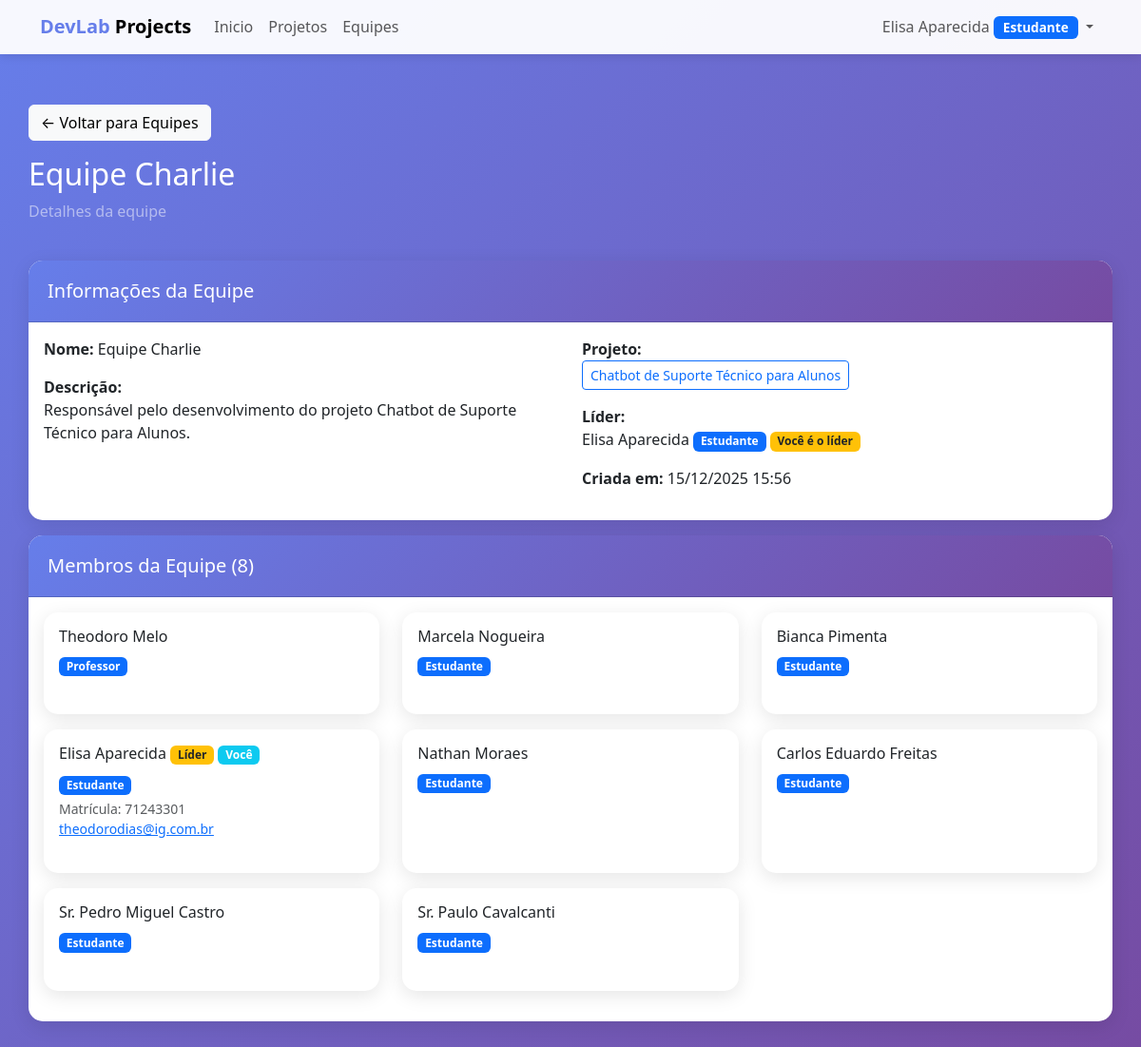
Screenshot of /equipes/8/ (signed in) with the database file from the repository.
### meuapp/models.py (models this page shows, shortened)
class Usuario(AbstractUser):
    TIPO_CHOICES = [
        ('coordenador', 'Coordenador'),
        ('professor', 'Professor'),
        ('estudante', 'Estudante'),
    ]
    tipo = models.CharField(max_length=20, choices=TIPO_CHOICES, default='estudante')
    matricula = models.CharField(max_length=20, unique=True, null=True, blank=True)
    cpf = models.CharField(max_length=11, unique=True, null=True, blank=True)
    data_nascimento = models.DateField(null=True, blank=True)
    funcao = models.CharField(max_length=100, blank=True, verbose_name="Função")
    class Meta:
        verbose_name = 'Usuário'
        verbose_name_plural = 'Usuários'

class Equipe(models.Model):
    nome = models.CharField(max_length=100)
    descricao = models.TextField(blank=True)
    projeto = models.ForeignKey(Projeto, on_delete=models.CASCADE, related_name='equipes', null=True, blank=True)
    lider = models.OneToOneField(
        Usuario,
        on_delete=models.SET_NULL,
        null=True,
        blank=True,
        related_name='equipe_liderada',
        help_text="Líder da equipe (cada usuário pode liderar no máximo uma equipe)"
    )
    membros = models.ManyToManyField(Usuario, related_name='equipes_participando', blank=True)
    criada_em = models.DateTimeField(auto_now_add=True)
    class Meta:
        verbose_name = 'Equipe'
        verbose_name_plural = 'Equipes'
        ordering = ['projeto', 'nome']

class Projeto(models.Model):
    STATUS_CHOICES = [
        ('planejado', 'Planejado'),
        ('andamento', 'Em Andamento'),
        ('concluido', 'Concluído'),
    ]
    titulo = models.CharField(max_length=200)
    descricao = models.TextField()
    cliente = models.CharField(max_length=200)
    status = models.CharField(max_length=20, choices=STATUS_CHOICES, default='planejado')
    data_inicio = models.DateField()
    data_fim_prevista = models.DateField()
    participantes = models.ManyToManyField(Usuario, through='ParticipacaoProjeto', related_name='projetos_participando')
    criado_em = models.DateTimeField(auto_now_add=True)
    atualizado_em = models.DateTimeField(auto_now=True)
    class Meta:
        verbose_name = 'Projeto'
        verbose_name_plural = 'Projetos'
        ordering = ['-criado_em']

### meuapp/views.py (the view)
# urls.py: path('equipes/<int:pk>/', views.equipe_detalhes, name='equipe_detalhes'),
@login_required
def equipe_detalhes(request, pk):
    equipe = get_object_or_404(Equipe, pk=pk)
    if request.user.tipo == 'coordenador' or equipe in request.user.equipes_participando.all():
        detalhes_completos = True
    else:
        detalhes_completos = False
    membros = equipe.membros.all()
    context = {
        'equipe': equipe,
        'detalhes_completos': detalhes_completos,
        'membros': membros,
    }
    return render(request, 'equipes/detalhes.html', context)

### meuapp/templates/equipes/detalhes.html (shortened to what this page needs)
{% extends 'base.html' %}
{% block content %}
<div class="row mb-4">
    <div class="col-12">
        <a href="{% url 'equipe_lista' %}" class="btn btn-light mb-3">← Voltar para Equipes</a>
        <h2 class="text-white">{{ equipe.nome }}</h2>
        <p class="text-white-50">Detalhes da equipe</p>
    </div>
</div>
<div class="card mb-3">
    <div class="card-header d-flex justify-content-between align-items-center">
        <h5 class="mb-0">Informações da Equipe</h5>
    </div>
    <div class="card-body">
        <div class="row">
            <div class="col-md-6">
                <p><strong>Nome:</strong> {{ equipe.nome }}</p>
                <p><strong>Descrição:</strong><br>{{ equipe.descricao|default:"Sem descrição" }}</p>
            </div>
            <div class="col-md-6">
                <p><strong>Projeto:</strong><br>
                    {% if equipe.projeto %}
                    <a href="{% url 'projeto_detalhes' equipe.projeto.pk %}" class="btn btn-sm btn-outline-primary">
                        {{ equipe.projeto.titulo }}
                    </a>
                    {% else %}
                    <span class="text-muted">Sem projeto</span>
                    {% endif %}
                </p>
                <p><strong>Líder:</strong><br>
                    {% if equipe.lider %}
                        {{ equipe.lider.get_full_name|default:equipe.lider.username }}
                        <span class="badge bg-primary">{{ equipe.lider.get_tipo_display }}</span>
                        {% if equipe.lider == user %}
                            <span class="badge bg-warning text-dark">Você é o líder</span>
                        {% endif %}
                    {% else %}
                        <span class="text-muted">Líder não definido</span>
                    {% endif %}
                </p>
                <p><strong>Criada em:</strong> {{ equipe.criada_em|date:"d/m/Y H:i" }}</p>
            </div>
        </div>
    </div>
</div>
{% if detalhes_completos %}
<div class="card">
    <div class="card-header">
        <h5 class="mb-0">Membros da Equipe ({{ membros.count }})</h5>
    </div>
    <div class="card-body">
        {% if membros %}
        <div class="row">
            {% for membro in membros %}
            <div class="col-md-6 col-lg-4 mb-3">
                <div class="card h-100">
                    <div class="card-body">
                        <h6 class="card-title">
                            {{ membro.get_full_name|default:membro.username }}
                            {% if membro == equipe.lider %}
                                <span class="badge bg-warning text-dark">Líder</span>
                            {% endif %}
                            {% if membro == user %}
                                <span class="badge bg-info">Você</span>
                            {% endif %}
                        </h6>
                        <p class="mb-1">
                            <span class="badge bg-primary">{{ membro.get_tipo_display }}</span>
                        </p>
                        {% if user.tipo != 'estudante' or membro == user %}
                            {% if membro.matricula %}
                            <small class="text-muted d-block">Matrícula: {{ membro.matricula }}</small>
                            {% endif %}
                            {% if membro.email %}
                            <small class="text-muted d-block">
                                <a href="mailto:{{ membro.email }}">{{ membro.email }}</a>
                            </small>
                            {% endif %}
                        {% endif %}
                    </div>
                </div>
            </div>
            {% endfor %}
        </div>
        {% else %}
        <p class="text-muted text-center py-4">Nenhum membro adicionado ainda</p>
        {% endif %}
    </div>
</div>
{% else %}
<div class="alert alert-info">
    <strong>🔒 Acesso Limitado</strong><br>
    Apenas membros da equipe podem ver os detalhes completos e informações de contato dos membros.
</div>
{% endif %}
{% endblock %}

### meuapp/templates/base.html (shortened to what this page needs)
<!DOCTYPE html>
<html lang="pt-br">
<head>
    <link href="https://cdn.jsdelivr.net/npm/bootstrap@5.3.0/dist/css/bootstrap.min.css" rel="stylesheet">
</head>
<body>
    {% if user.is_authenticated %}
    <nav class="navbar navbar-expand-lg navbar-light bg-light fixed-top">
        <div class="container">
            <a class="navbar-brand fw-bold" href="{% url 'dashboard' %}">
                <span style="color: #667eea;">DevLab</span> Projects
            </a>
            <div class="collapse navbar-collapse" id="navbarNav">
                <ul class="navbar-nav me-auto">
                    <li class="nav-item">
                        <a class="nav-link" href="{% url 'dashboard' %}">Inicio</a>
                    </li>
                    <li class="nav-item">
                        <a class="nav-link" href="{% url 'projeto_lista' %}">Projetos</a>
                    </li>
                    <li class="nav-item">
                        <a class="nav-link" href="{% url 'equipe_lista' %}">Equipes</a>
                    </li>
                </ul>
                <ul class="navbar-nav">
                    <li class="nav-item dropdown">
                        <a class="nav-link dropdown-toggle" href="#" id="userDropdown" role="button"
                           data-bs-toggle="dropdown">
                            {{ user.get_full_name|default:user.username }}
                            <span class="badge bg-primary badge-tipo">{{ user.get_tipo_display }}</span>
                        </a>
                    </li>
                </ul>
            </div>
        </div>
    </nav>
    {% endif %}
    <div class="container main-content">
        {% block content %}{% endblock %}
    </div>
</body>
</html>

### meuapp/templates/base.html (style rules this page uses)
body { min-height: 100vh; background: linear-gradient(135deg, #667eea 0%, #764ba2 100%); }
.navbar { background: rgba(255, 255, 255, 0.95) !important; box-shadow: 0 2px 10px rgba(0,0,0,0.1); }
.main-content { margin-top: 80px; padding: 30px 0; }
.card { border: none; border-radius: 15px; box-shadow: 0 5px 20px rgba(0,0,0,0.1); margin-bottom: 20px; }
.card-header { background: linear-gradient(135deg, #667eea 0%, #764ba2 100%); color: white; border-radius: 15px 15px 0 0 !important; padding: 20px; }
.badge-tipo { font-size: 0.85em; padding: 5px 10px; }

### rows the page displays
Usuario: get_full_name "Elisa Aparecida", tipo "Estudante", shows "Líder", shows "Você", matricula "71243301", email "theodorodias@ig.com.br"
Equipe: nome "Equipe Charlie", descricao "Responsável pelo desenvolvimento do projeto Chatbot de Suporte Técnico para Alunos.", projeto.titulo "Chatbot de Suporte Técnico para Alunos", lider.get_full_name "Elisa Aparecida", lider.tipo "Estudante", criada_em "15/12/2025 15:56"
Usuario: get_full_name "Theodoro Melo", tipo "Professor"
Usuario: get_full_name "Marcela Nogueira", tipo "Estudante"
Usuario: get_full_name "Bianca Pimenta", tipo "Estudante"
Usuario: get_full_name "Nathan Moraes", tipo "Estudante"
Usuario: get_full_name "Carlos Eduardo Freitas", tipo "Estudante"
Usuario: get_full_name "Sr. Pedro Miguel Castro", tipo "Estudante"
Usuario: get_full_name "Sr. Paulo Cavalcanti", tipo "Estudante"

### other values shown
{{ membros.count }} "8"
